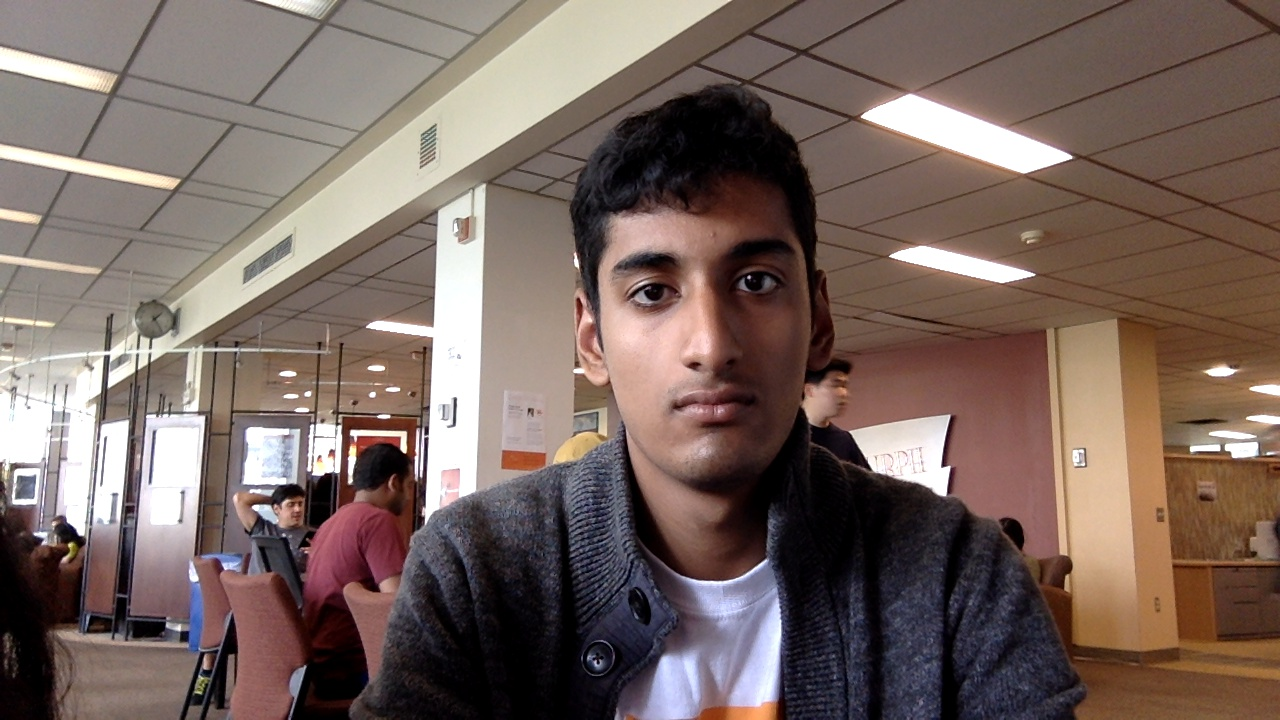
#> input picture test.jpg, 1280 x 720 px
$ python pixelTest.py
#> lines starting #> are read from the running program, lines starting #| are printed output that depends on the picture
import numpy as np
import cv2
import csv
import math

face_cascade = cv2.CascadeClassifier("haarcascade_frontalface_default.xml")
eye_cascade = cv2.CascadeClassifier("haarcascade_eye.xml")
mouth_cascade = cv2.CascadeClassifier("Mouth.xml")

def findROIs(filename):
#> called with filename = 'test.jpg'
    img = cv2.imread(filename)
#> img is the input picture: shape (720, 1280, 3); mean B, G, R 95.9, 102.7, 120.3
    #this line of code stores the image read by openCV in the img variable
    gray = cv2.cvtColor(img, cv2.COLOR_BGR2GRAY)
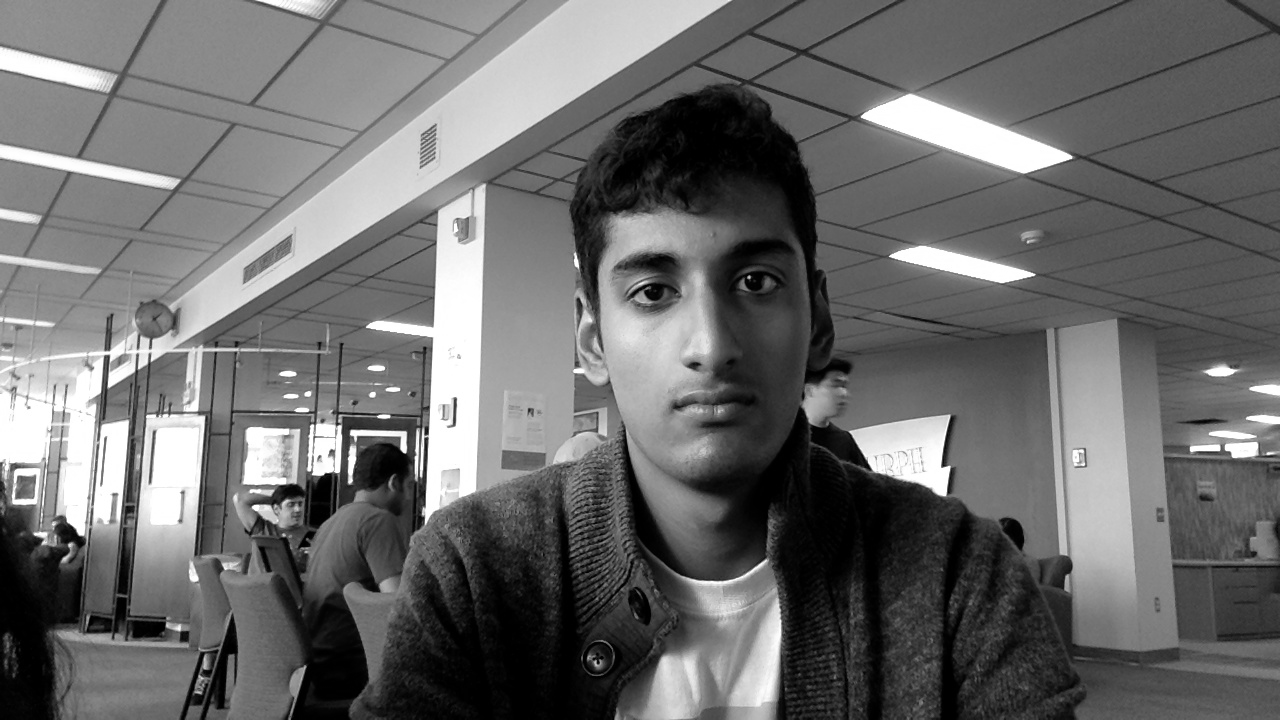
#> gray: shape (720, 1280); min 0, max 255, mean 107.2
    #stores the grayscale of img by converting the color to gray
    faces = face_cascade.detectMultiScale(gray, 1.3, 5)
#> faces = [[568, 179, 278, 278]]
    #detects faces using the face_cascade and the grayscale of the img
    #the second parameter represents scaleFactor
    #the third parameter represents minimum neighbors
    for (x,y,w,h) in faces:
        #extracts x,y, width, height of faces
        #roi stands for the region of interest
        global roi_eyes_gray
        global roi_eyes_color
        global roi_mouth_gray
        global roi_mouth_color
        roi_eyes_gray = gray[y:y+(4.9/10.0)*h, x:x+w]
        roi_eyes_color = img[y:y+(4.9/10.0)*h, x:x+w]
        roi_mouth_gray = gray[y+(6.5/10.0)*h:y+h, x:x+w]
        roi_mouth_color = img[y+(6.5/10.0)*h:y+h, x:x+w]
        #different regions of interest for the eyes and the mouth
        #because they are located on different place of the face
        eyes = eye_cascade.detectMultiScale(roi_eyes_gray,1.1,6)
        mouth = mouth_cascade.detectMultiScale(roi_mouth_gray,1.1,50)
        if len(eyes) == 2:
            ex, ey, ew, eh = eyes[0]
            eye1 = eyesClass(ex,ey,ew,eh)
            ex2, ey2, ew2, eh2 = eyes[1]
            eye2 = eyesClass(ex2, ey2, ew2,eh2)
        else:
            print("eye error")
            #tk.messageBox.showwarning("Error", "Please retake the image, following the instructions")
            captureFrame()
        if len(mouth) == 1:
            mx,my,mw,mh = mouth[0]
            mouth1 = mouthClass(mx,my,mw,mh)
        else:
            print("mouth error")
            #messageBox.showwarning("Error", "Please retake the image, following the instructions")
            captureFrame()
#> this loop made 1 pass
    if len(eyes) == 2 and len(mouth) == 1:
        finalAnswer = neighbors(eye1,eye2,mouth1)
        return finalAnswer


class facialFeatures(object):
    # [7 lines left out: function calculateRoiPixels, not called in this run]

class eyesClass(facialFeatures):
    files = []
    # [37 lines left out: functions __init__, cropImage, calculateOpenEyePixels, calculatePupilSize, not called in this run]

class mouthClass(facialFeatures):
    # [54 lines left out: functions __init__, cropImage, calculateOpenMouthPixels, calculateAreas, makeDataSet, calculateDistance, not called in this run]

def getKey(item):
    return item[1]

# [23 lines left out: function neighbors, not called in this run]


#> (the run stopped early here; a loop or call above may not have finished)

$ run again, with angry.jpg copied over test.jpg
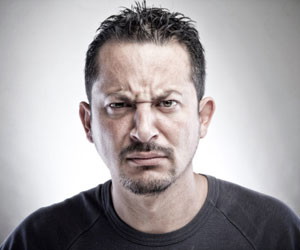
#> input picture angry.jpg, 300 x 250 px
#> in findROIs, img is the input picture: shape (250, 300, 3); mean B, G, R 163, 161, 166.1
#> in findROIs, `gray = cv2.cvtColor(img, cv2.COLOR_BGR2GRAY)`:
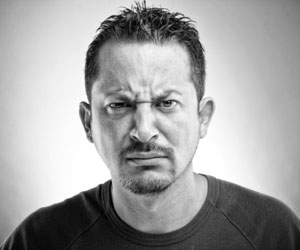
#> gray: shape (250, 300); min 0, max 255, mean 162.7
#> faces = [[78, 53, 132, 132]]
#> the loop in findROIs, `for (x,y,w,h) in faces:` made 1 pass
